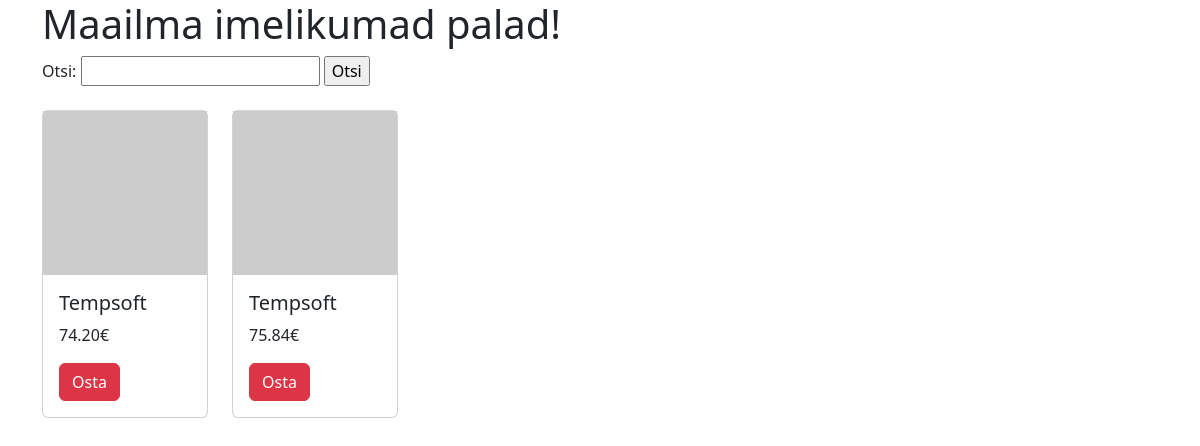
Screenshot of /phpmysql/index.php?s=Tempsoft with the database file from the repository.
### tables this page shows
CREATE TABLE `albumid` (
  `id` int(10) NOT NULL,
  `artist` varchar(255) NOT NULL,
  `album` varchar(255) NOT NULL,
  `aasta` year(4) NOT NULL,
  `hind` decimal(6,2) NOT NULL
);

### phpmysql/index.php (the view, shortened to what this page needs)
<?php include("config.php"); ?>
<!doctype html>
<html lang="et">
  <head>
    <link href="https://cdn.jsdelivr.net/npm/bootstrap@5.3.3/dist/css/bootstrap.min.css" rel="stylesheet">
  </head>
  <body>
    <div class="container">
    <h1>Maailma imelikumad palad!</h1>
    <form action="" method="get">
        Otsi: <input type="text" name="s">
        <input type="submit" value="Otsi">
    </form>
<div class="row row-cols-1 row-cols-md-6 g-4 pt-4">
      <?php
    if (!empty($_GET["s"])) {
        $s = $_GET["s"];
        $paring = 'SELECT album, hind FROM albumid WHERE album LIKE "%'.$s.'%" ';
    } else {
        $paring = " SELECT album, hind FROM albumid ORDER BY artist ASC LIMIT 10";
    }
        $valjund = mysqli_query($yhendus, $paring);
        while($rida = mysqli_fetch_assoc($valjund)){
            echo '
            <div class="col">
                <div class="card">
                <img src="https://picsum.photos/400/400" alt="pildike">
                <div class="card-body">
                    <h5 class="card-title">'.$rida['album'].'</h5>
                    <p class="card-text">'.$rida['hind'].'€</p>
                    <a href="#" class="btn btn-danger">Osta</a>
                </div>
                </div>
            </div>
            ';
        }
    ?>
</div>
   </div>
  </body>
</html>

### rows the page displays
albumid: album "Tempsoft", hind "74.20"
albumid: album "Tempsoft", hind "75.84"
